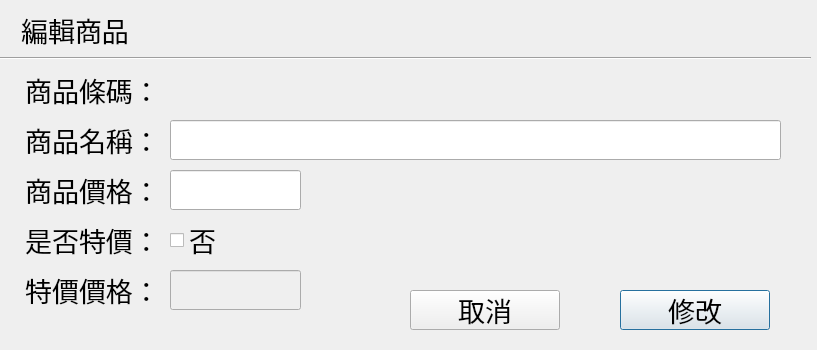
<?xml version="1.0" encoding="UTF-8"?>
<ui version="4.0">
 <class>EditProduct</class>
 <widget class="QDialog" name="EditProduct">
  <property name="geometry">
   <rect>
    <x>0</x>
    <y>0</y>
    <width>817</width>
    <height>350</height>
   </rect>
  </property>
  <property name="windowTitle">
   <string>Dialog</string>
  </property>
  <widget class="QLabel" name="label_6">
   <property name="geometry">
    <rect>
     <x>10</x>
     <y>220</y>
     <width>165</width>
     <height>40</height>
    </rect>
   </property>
   <property name="font">
    <font>
     <family>微軟正黑體</family>
     <pointsize>20</pointsize>
    </font>
   </property>
   <property name="text">
    <string>是否特價：</string>
   </property>
   <property name="textFormat">
    <enum>Qt::AutoText</enum>
   </property>
   <property name="alignment">
    <set>Qt::AlignCenter</set>
   </property>
  </widget>
  <widget class="QLabel" name="label_3">
   <property name="geometry">
    <rect>
     <x>10</x>
     <y>70</y>
     <width>165</width>
     <height>40</height>
    </rect>
   </property>
   <property name="font">
    <font>
     <family>微軟正黑體</family>
     <pointsize>20</pointsize>
    </font>
   </property>
   <property name="text">
    <string>商品條碼：</string>
   </property>
   <property name="textFormat">
    <enum>Qt::AutoText</enum>
   </property>
   <property name="alignment">
    <set>Qt::AlignCenter</set>
   </property>
  </widget>
  <widget class="Line" name="line">
   <property name="geometry">
    <rect>
     <x>0</x>
     <y>50</y>
     <width>811</width>
     <height>16</height>
    </rect>
   </property>
   <property name="orientation">
    <enum>Qt::Horizontal</enum>
   </property>
  </widget>
  <widget class="QLabel" name="label_4">
   <property name="geometry">
    <rect>
     <x>10</x>
     <y>120</y>
     <width>165</width>
     <height>40</height>
    </rect>
   </property>
   <property name="font">
    <font>
     <family>微軟正黑體</family>
     <pointsize>20</pointsize>
    </font>
   </property>
   <property name="text">
    <string>商品名稱：</string>
   </property>
   <property name="textFormat">
    <enum>Qt::AutoText</enum>
   </property>
   <property name="alignment">
    <set>Qt::AlignCenter</set>
   </property>
  </widget>
  <widget class="QPushButton" name="btn_cancel">
   <property name="geometry">
    <rect>
     <x>410</x>
     <y>290</y>
     <width>150</width>
     <height>40</height>
    </rect>
   </property>
   <property name="font">
    <font>
     <family>微軟正黑體</family>
     <pointsize>20</pointsize>
    </font>
   </property>
   <property name="text">
    <string>取消</string>
   </property>
  </widget>
  <widget class="QCheckBox" name="product_is_sale">
   <property name="geometry">
    <rect>
     <x>170</x>
     <y>220</y>
     <width>85</width>
     <height>40</height>
    </rect>
   </property>
   <property name="font">
    <font>
     <family>微軟正黑體 Light</family>
     <pointsize>20</pointsize>
    </font>
   </property>
   <property name="text">
    <string>否</string>
   </property>
  </widget>
  <widget class="QLabel" name="product_code">
   <property name="geometry">
    <rect>
     <x>170</x>
     <y>70</y>
     <width>270</width>
     <height>40</height>
    </rect>
   </property>
   <property name="font">
    <font>
     <family>微軟正黑體 Light</family>
     <pointsize>20</pointsize>
    </font>
   </property>
   <property name="text">
    <string/>
   </property>
  </widget>
  <widget class="QLabel" name="label_7">
   <property name="geometry">
    <rect>
     <x>10</x>
     <y>270</y>
     <width>165</width>
     <height>40</height>
    </rect>
   </property>
   <property name="font">
    <font>
     <family>微軟正黑體</family>
     <pointsize>20</pointsize>
    </font>
   </property>
   <property name="text">
    <string>特價價格：</string>
   </property>
   <property name="textFormat">
    <enum>Qt::AutoText</enum>
   </property>
   <property name="alignment">
    <set>Qt::AlignCenter</set>
   </property>
  </widget>
  <widget class="QLineEdit" name="product_name">
   <property name="geometry">
    <rect>
     <x>170</x>
     <y>120</y>
     <width>611</width>
     <height>40</height>
    </rect>
   </property>
   <property name="font">
    <font>
     <family>微軟正黑體 Light</family>
     <pointsize>18</pointsize>
    </font>
   </property>
   <property name="text">
    <string/>
   </property>
  </widget>
  <widget class="QLabel" name="label_5">
   <property name="geometry">
    <rect>
     <x>10</x>
     <y>170</y>
     <width>165</width>
     <height>40</height>
    </rect>
   </property>
   <property name="font">
    <font>
     <family>微軟正黑體</family>
     <pointsize>20</pointsize>
    </font>
   </property>
   <property name="text">
    <string>商品價格：</string>
   </property>
   <property name="textFormat">
    <enum>Qt::AutoText</enum>
   </property>
   <property name="alignment">
    <set>Qt::AlignCenter</set>
   </property>
  </widget>
  <widget class="QLineEdit" name="product_sale_price">
   <property name="enabled">
    <bool>false</bool>
   </property>
   <property name="geometry">
    <rect>
     <x>170</x>
     <y>270</y>
     <width>131</width>
     <height>40</height>
    </rect>
   </property>
   <property name="font">
    <font>
     <family>微軟正黑體 Light</family>
     <pointsize>20</pointsize>
    </font>
   </property>
   <property name="text">
    <string/>
   </property>
   <property name="alignment">
    <set>Qt::AlignCenter</set>
   </property>
  </widget>
  <widget class="QLineEdit" name="product_price">
   <property name="geometry">
    <rect>
     <x>170</x>
     <y>170</y>
     <width>131</width>
     <height>40</height>
    </rect>
   </property>
   <property name="font">
    <font>
     <family>微軟正黑體 Light</family>
     <pointsize>20</pointsize>
    </font>
   </property>
   <property name="text">
    <string/>
   </property>
   <property name="alignment">
    <set>Qt::AlignCenter</set>
   </property>
  </widget>
  <widget class="QLabel" name="label_2">
   <property name="geometry">
    <rect>
     <x>10</x>
     <y>10</y>
     <width>130</width>
     <height>40</height>
    </rect>
   </property>
   <property name="font">
    <font>
     <family>微軟正黑體</family>
     <pointsize>20</pointsize>
    </font>
   </property>
   <property name="text">
    <string>編輯商品</string>
   </property>
   <property name="textFormat">
    <enum>Qt::AutoText</enum>
   </property>
   <property name="alignment">
    <set>Qt::AlignCenter</set>
   </property>
  </widget>
  <widget class="QPushButton" name="btn_add">
   <property name="geometry">
    <rect>
     <x>620</x>
     <y>290</y>
     <width>150</width>
     <height>40</height>
    </rect>
   </property>
   <property name="font">
    <font>
     <family>微軟正黑體</family>
     <pointsize>20</pointsize>
    </font>
   </property>
   <property name="text">
    <string>修改</string>
   </property>
   <property name="default">
    <bool>true</bool>
   </property>
  </widget>
 </widget>
 <resources/>
 <connections/>
</ui>
